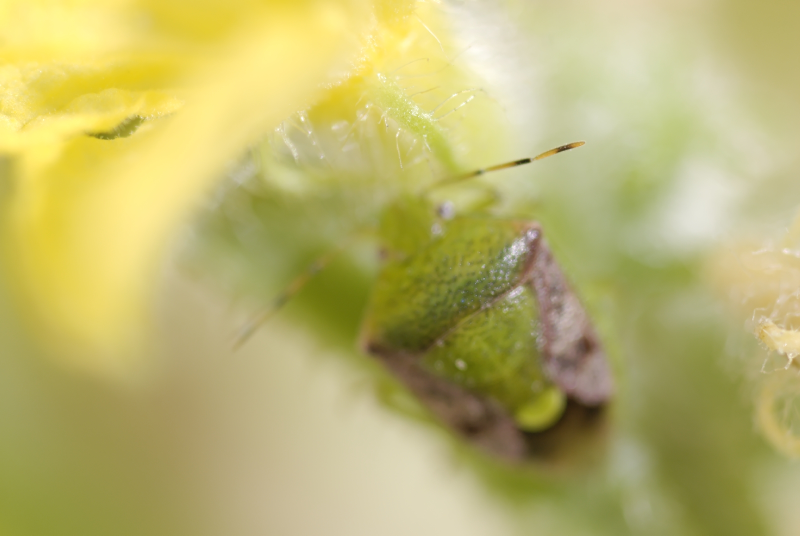
#> input picture Input/green_bug_(c)_th_tin_02.jpg, 1600 x 1071 px (shown at 1/2 size)
$ python -i FocusStack.py   (imports and definitions only)   (Python 2 division)   (older library calls are emulated)
#> lines starting #> are read from the running program, lines starting #| are printed output that depends on the picture
"""

Simple Focus Stacker

    Re-Author : Thongvan Alexis (thongvan.alexis@gmail.com)

    Author:     Charles McGuinness (charles@mcguinness.us)
    Copyright:  Copyright 2015 Charles McGuinness
    License:    Apache License 2.0


This code will take a series of images and merge them so that each
pixel is taken from the image with the sharpest focus at that location.

The logic is roughly the following:

1.  Align the images.  Changing the focus on a lens, even
    if the camera remains fixed, causes a mild zooming on the images.
    We need to correct the images so they line up perfectly on top
    of each other.

2.  Perform a gaussian blur on all images

3.  Compute the laplacian on the blurred image to generate a gradient map

4.  Create a blank output image with the same size as the original input
    images

4.  For each pixel [x,y] in the output image, copy the pixel [x,y] from
    the input image which has the largest gradient [x,y]


This algorithm was inspired by the high-level description given at

http://stackoverflow.com/questions/15911783/what-are-some-common-focus-stacking-algorithms

Additional notes, OpenCv 3.1 has to be installed, inside there is a cv2.py file, you'll
need tocopy it to : C:\Python27\Lib\site-packages


"""

import numpy as np
import cv2

def align_images(unaligned_images, warp_mode=cv2.MOTION_TRANSLATION):
    """
    Align all the images according to the first image in the folder
        -images : (list(image object)) unaligned images
        -return : (list(image object)) aligned images
    """
    number_of_iterations = 50;
    termination_eps = 0.0001;
    im_ref =  unaligned_images[0]
    criteria = (cv2.TERM_CRITERIA_EPS | cv2.TERM_CRITERIA_COUNT, number_of_iterations,  termination_eps)

    aligned_images = []
    aligned_images.append(im_ref)

    im_ref_gray = cv2.cvtColor(im_ref, cv2.COLOR_BGR2GRAY)

    for index, image_to_align in enumerate(unaligned_images[1:]):
        image_to_align_gray = cv2.cvtColor(image_to_align, cv2.COLOR_BGR2GRAY)

        size = im_ref.shape

        if warp_mode == cv2.MOTION_HOMOGRAPHY :
            print "using MOTION HOMOGRAPHY for finding the ECC transform"
            warp_matrix = np.eye(3, 3, dtype=np.float32)
        else :
            print "using MOTION_TRANSLATION for finding the ECC transform"
            warp_matrix = np.eye(2, 3, dtype=np.float32)

        (cc, warp_matrix) = cv2.findTransformECC (im_ref_gray, image_to_align_gray, warp_matrix, warp_mode, criteria)

        print "Aligning image %s of %s" %(index+1, len(unaligned_images[1:]))
        if warp_mode == cv2.MOTION_HOMOGRAPHY :
            # Use warpPerspective for Homography
            im2_aligned = cv2.warpPerspective (image_to_align, warp_matrix, (size[1], size[0]), flags=cv2.INTER_LINEAR + cv2.WARP_INVERSE_MAP)
        else :
            # Use warpAffine for Translation, Euclidean and Affine
            im2_aligned = cv2.warpAffine(image_to_align, warp_matrix, (size[1], size[0]), flags=cv2.INTER_LINEAR + cv2.WARP_INVERSE_MAP);

        # Show final results
        aligned_images.append(im2_aligned)
    return aligned_images

#
#   Compute the gradient map of the image
def doLap(image):

    # YOU SHOULD TUNE THESE VALUES TO SUIT YOUR NEEDS
    kernel_size = 5         # Size of the laplacian window
    blur_size = 5           # How big of a kernal to use for the gaussian blur
                            # Generally, keeping these two values the same or very close works well
                            # Also, odd numbers, please...

    blurred = cv2.GaussianBlur(image, (blur_size,blur_size), 0)
    return cv2.Laplacian(blurred, cv2.CV_64F, ksize=kernel_size)

#
#   This routine finds the points of best focus in all images and produces a merged result...
#
def focus_stack(unimages):
    images = align_images(unimages, cv2.MOTION_HOMOGRAPHY)

    print "Computing the laplacian of the blurred images"
    laps = []
    for i in range(len(images)):
        print "Lap {}".format(i)
        laps.append(doLap(cv2.cvtColor(images[i],cv2.COLOR_BGR2GRAY)))

    laps = np.asarray(laps)
    print "Shape of array of laplacians = {}".format(laps.shape)

    output = np.zeros(shape=images[0].shape, dtype=images[0].dtype)

    abs_laps = np.absolute(laps)
    maxima = abs_laps.max(axis=0)
    bool_mask = abs_laps == maxima
    mask = bool_mask.astype(np.uint8)
    for i in range(0,len(images)):
        output = cv2.bitwise_not(images[i],output, mask=mask[i])

    return  255-output

>>> import cv2
>>> picture = cv2.imread('Input/green_bug_(c)_th_tin_02.jpg', cv2.IMREAD_GRAYSCALE)
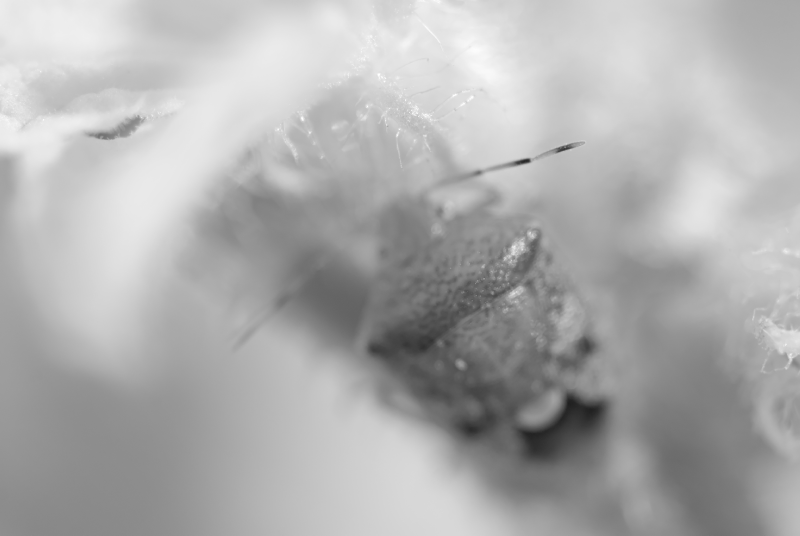
#> picture: shape (1071, 1600) (shown at 1/2 size); min 30, max 255, mean 174
>>> result = focus_stack(picture)
#> in align_images, `im_ref =  unaligned_images[0]`: im_ref = 1600 values, max 251 at index 842, min 167 at index 1565, mean 207.2
#> (the run stopped early here; a loop or call above may not have finished)

$ run again, on Input/green_bug_(c)_th_tin_03.jpg
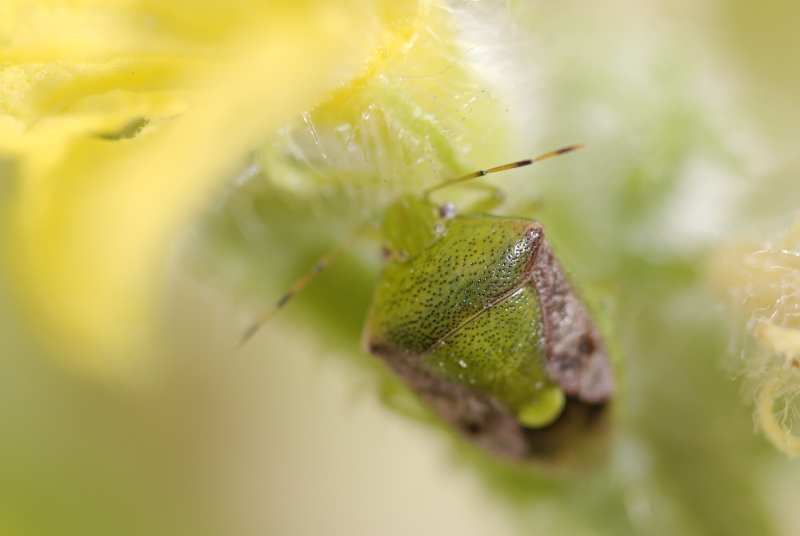
#> input picture Input/green_bug_(c)_th_tin_03.jpg, 1600 x 1071 px (shown at 1/2 size)
#> `picture = cv2.imread('Input/green_bug_(c)_th_tin_02.jpg', cv2.IMREAD_G..`:
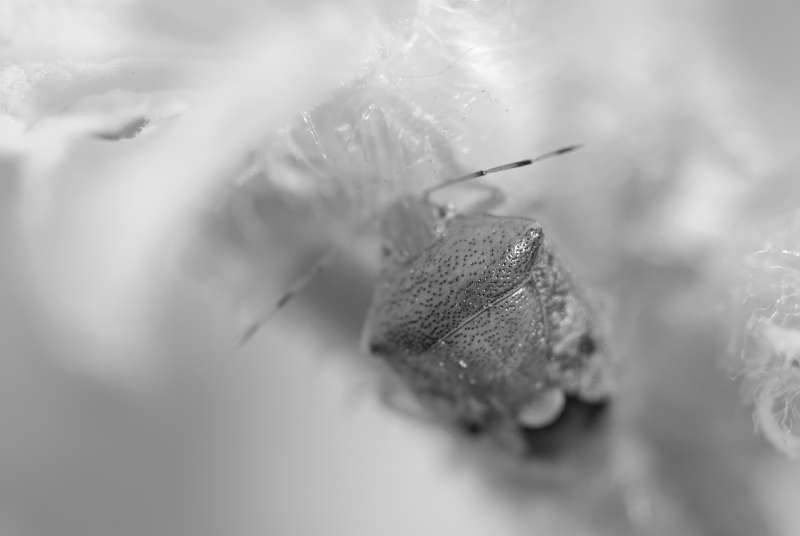
#> picture: shape (1071, 1600) (shown at 1/2 size); min 14, max 255, mean 169.5
#> im_ref = 1600 values, max 247 at index 951, min 165 at index 1547, mean 203.2
